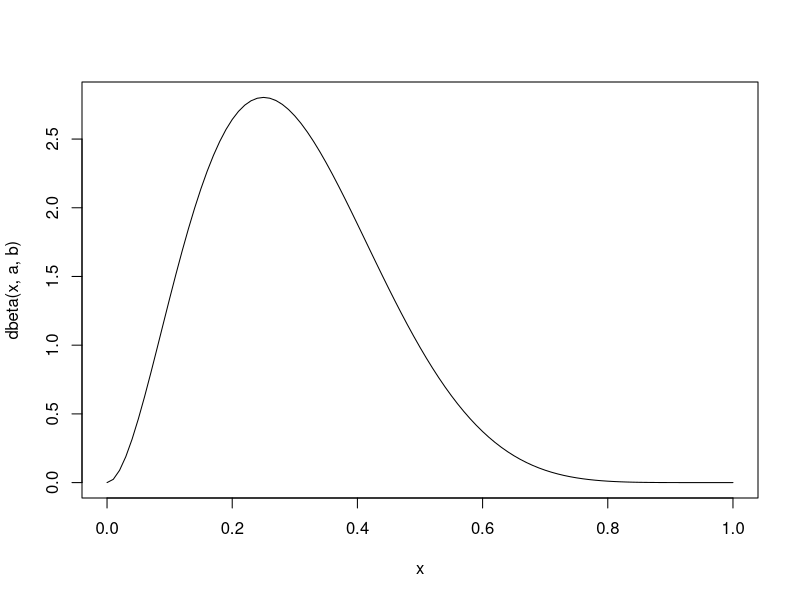
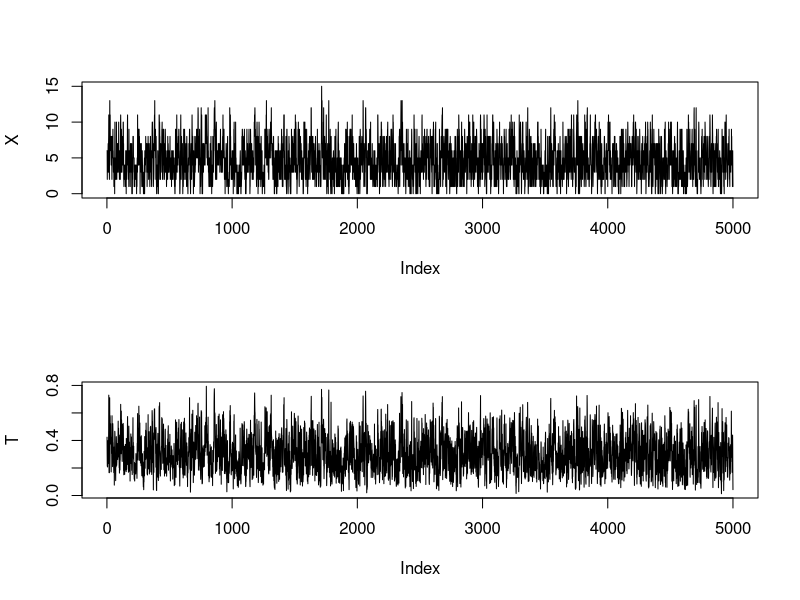
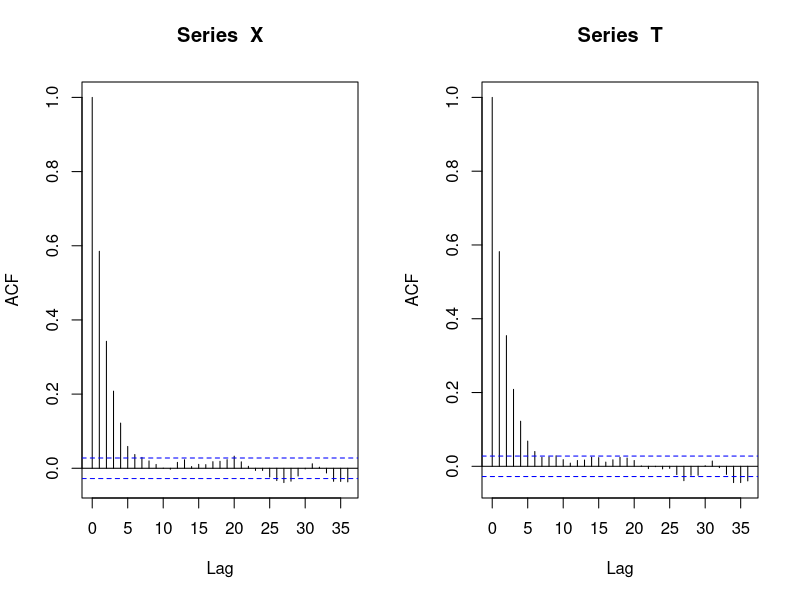
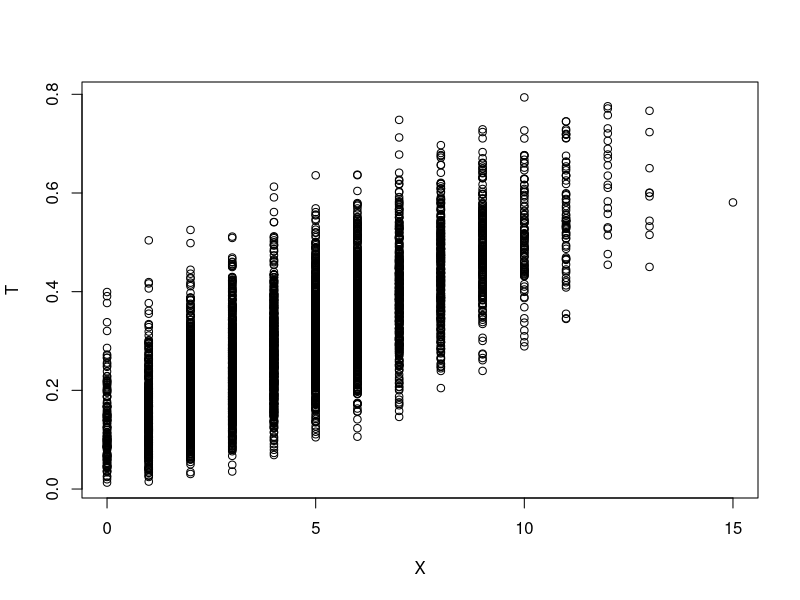
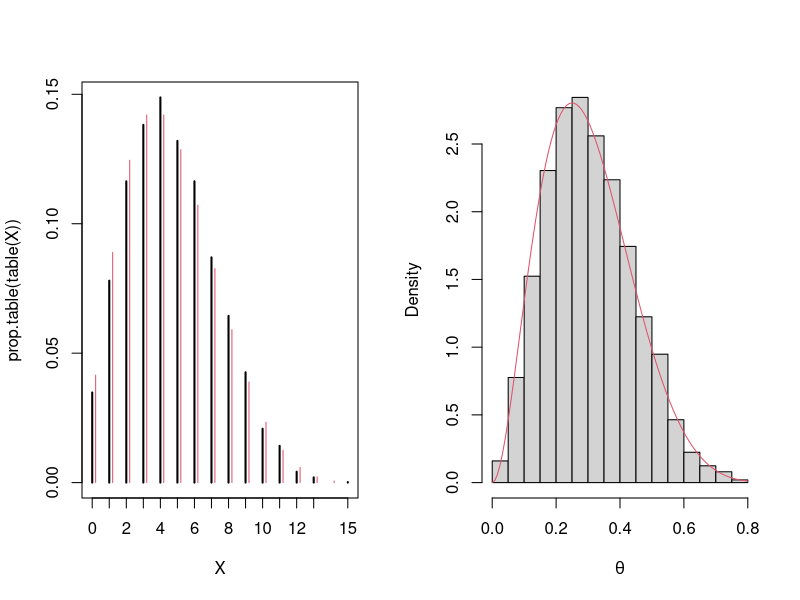
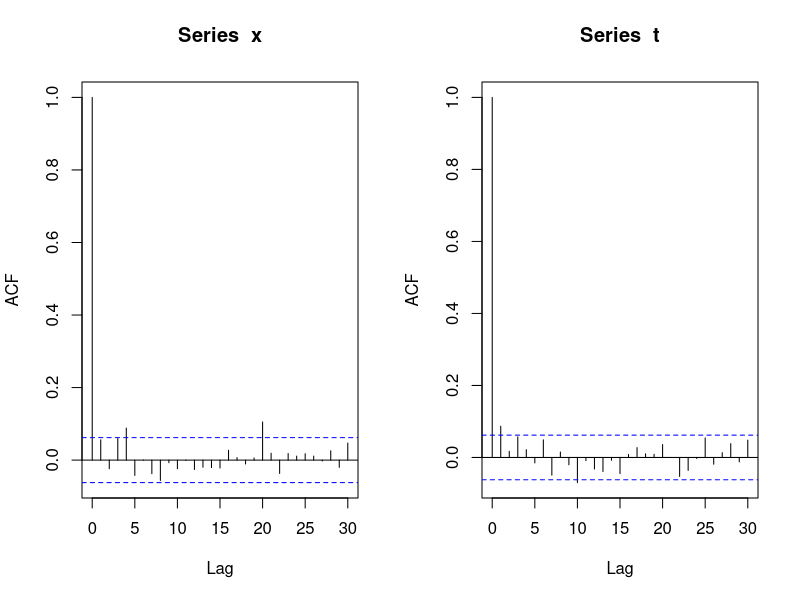
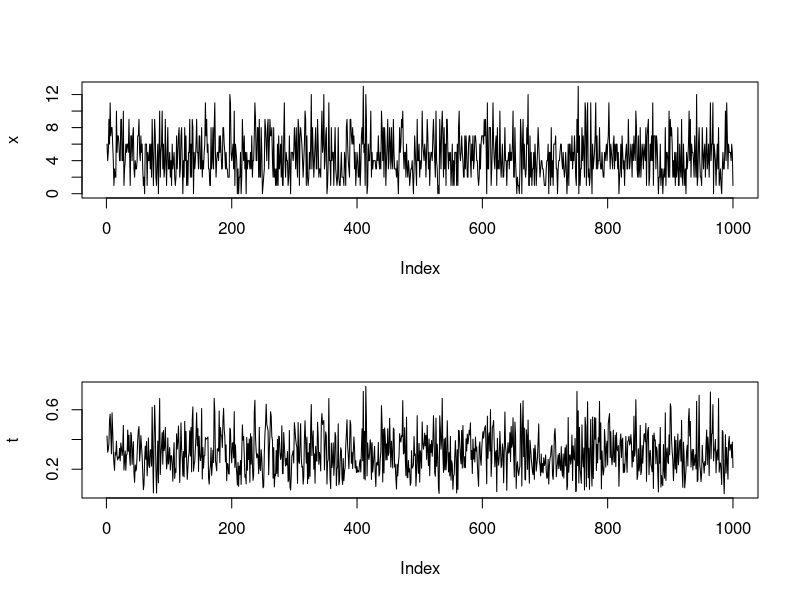
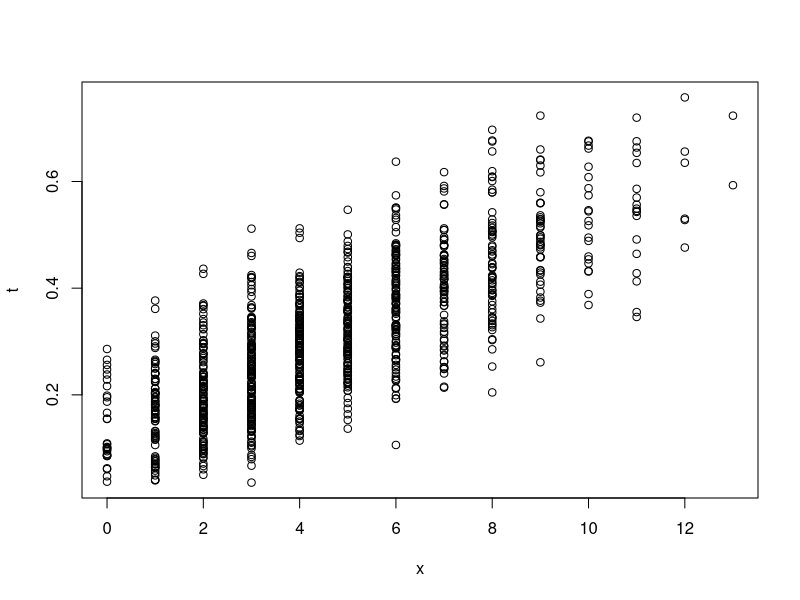

Write R code to recreate these figures, in order.
##======================================================================
## Exemplo 7.2 do Casella e Robert - Beta-binomial
## X | theta ~ Bin(n, theta)
## theta ~ Beta(a, b)

## Condicionais são
## X | theta ~ Bin(n, theta)
## theta | X ~ Beta(x + a, n - x + b)

## Define constantes
N <- 5000
## Vetores para armazenar as amostras
T <- numeric(N)
X <- numeric(N)

## Aqui da para testar varios valores para ver o impacto da priori
a <- 3
b <- 7
curve(dbeta(x, a, b), from = 0, to = 1)

## Define valores
n <- 15
## Valores iniciais
T[1] <- rbeta(1, a, b)
X[1] <- rbinom(1, n, T[1])

## Amostrador de Gibbs
for (i in 2:N) {
    X[i] <- rbinom(1, n, T[i - 1])
    T[i] <- rbeta(1, X[i] + a, n - X[i] + b)
}

## Cadeias (mude os valores iniciais para ver convergencia)
par(mfrow = c(2, 1))
plot(X, type = "l")
plot(T, type = "l")
par(mfrow = c(1, 2))

## Correlacao entre os valores
acf(X)
acf(T)
par(mfrow = c(1, 1))
## Conjunta
plot(X, T)

## Integrando a conjunta em relação a theta, chega na marginal de X, que
## é uma Beta-Binomial
betabinom <- function(x, a, b, n) {
    choose(n, x) * (gamma(a + b)/(gamma(a) * gamma(b))) *
        ((gamma(x + a) * gamma(n - x + b))/
        gamma(a + b + n))
}

## Compara amostra com distribuicoes teoricas
par(mfrow = c(1, 2))
## A Beta-binomial é uma distribuição discreta
plot(prop.table(table(X)), type = "h")
points((0:14) + 0.2,
       betabinom(x = 0:14, a = a, b = b, n = n), type = "h", col = 2)
hist(T, freq = FALSE, main = "", xlab = expression(theta))
curve(dbeta(x, a, b), add = TRUE, col = 2)
par(mfrow = c(1, 1))

## Fazendo o thinning
x <- X[seq(1, length(X), 5)]
t <- T[seq(1, length(T), 5)]

## Correlacao entre os valores
par(mfrow = c(1, 2))
acf(x)
acf(t)
par(mfrow = c(2, 1))

## Cadeias (mude os valores iniciais para ver convergencia)
par(mfrow = c(2, 1))
plot(x, type = "l")
plot(t, type = "l")
par(mfrow = c(1, 1))

## Conjunta
plot(x, t)

## Compara amostra com distribuicoes teoricas
par(mfrow = c(1, 2))
## A Beta-binomial é uma distribuição discreta
plot(prop.table(table(x)), type = "h")
points((0:14) + 0.2,
       betabinom(x = 0:14, a = a, b = b, n = n), type = "h", col = 2)
hist(t, freq = FALSE, main = "", xlab = expression(theta))
curve(dbeta(x, a, b), add = TRUE, col = 2)
par(mfrow = c(1, 1))
##======================================================================
